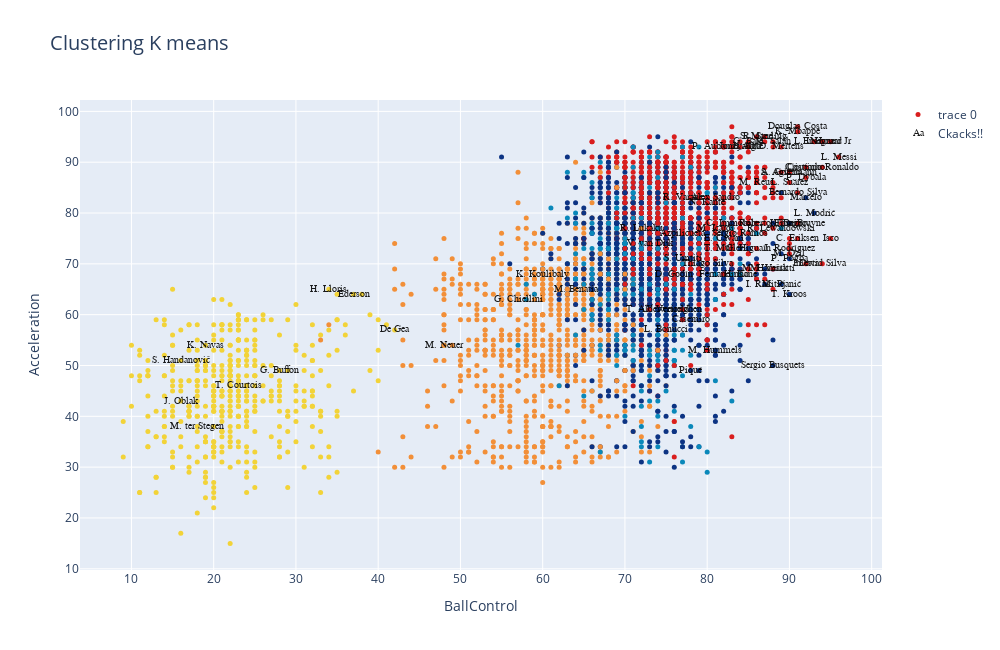

Write notebook code for a chart like this one.
### Code cell
#En Jupyter:
iplot(fig)
#plot(fig)

### Figure 1 — Plotly figure (JSON) as saved in the notebook; plotly's stock layout.template omitted (floating-point values rounded to 4 significant figures; data arrays with more than 128 entries replaced by an {"elided": "..."} marker saying what was removed)
{"data": [{"marker": {"color": {"elided": "4749 int values"}, "colorscale": [[0, "rgb(12,51,131)"], [0.25, "rgb(10,136,186)"], [0.5, "rgb(242,211,56)"], [0.75, "rgb(242,143,56)"], [1, "rgb(217,30,30)"]], "showscale": false, "size": 5}, "mode": "markers", "text": {"elided": "4749 str values"}, "type": "scatter", "x": {"elided": "4749 int values"}, "y": {"elided": "4749 int values"}}, {"mode": "text", "name": "Ckacks!!", "opacity": 0.9, "text": ["L. Messi", "Cristiano Ronaldo", "Neymar Jr", "De Gea", "K. De Bruyne", "E. Hazard", "L. Modrić", "L. Suárez", "Sergio Ramos", "J. Oblak", "R. Lewandowski", "T. Kroos", "D. Godín", "David Silva", "N. Kanté", "P. Dybala", "H. Kane", "A. Griezmann", "M. ter Stegen", "T. Courtois", "Sergio Busquets", "E. Cavani", "M. Neuer", "S. Agüero", "G. Chiellini", "K. Mbappé", "M. Salah", "Casemiro", "J. Rodríguez", "L. Insigne", "Isco", "C. Eriksen", "Coutinho", "P. Aubameyang", "M. Hummels", "Marcelo", "G. Bale", "H. Lloris", "G. Higuaín", "Thiago Silva", "S. Handanovič", "G. Buffon", "S. Umtiti", "M. Icardi", "K. Koulibaly", "P. Pogba", "K. Navas", "R. Lukaku", "C. Immobile", "Jordi Alba", "D. Mertens", "J. Vertonghen", "M. Hamšík", "I. Rakitić", "Piqué", "L. Sané", "Bernardo Silva", "Ederson", "S. Mané", "V. van Dijk", "R. Sterling", "Roberto Firmino", "R. Varane", "M. Verratti", "Alex Sandro", "Douglas Costa", "T. Müller", "Thiago", "M. Reus", "Azpilicueta", "L. Bonucci", "T. Alderweireld", "M. Pjanić", "M. Benatia", "M. Özil", "Fernandinho", "Iniesta"], "textfont": {"color": "black", "family": "sans serif", "size": 10}, "type": "scatter", "x": [96, 94, 95, 42, 91, 94, 93, 90, 84, 16, 89, 90, 76, 94, 80, 92, 84, 90, 18, 23, 88, 82, 48, 89, 57, 91, 88, 78, 90, 93, 95, 91, 92, 82, 81, 92, 85, 34, 85, 80, 16, 28, 77, 81, 60, 90, 19, 72, 83, 84, 89, 76, 87, 87, 78, 85, 91, 37, 86, 73, 87, 88, 77, 88, 81, 91, 82, 90, 86, 77, 75, 74, 89, 64, 90, 82, 92], "y": [91, 89, 94, 57, 78, 94, 80, 86, 76, 43, 77, 64, 68, 70, 82, 87, 68, 88, 38, 46, 50, 75, 54, 88, 63, 96, 94, 59, 73, 94, 75, 75, 89, 93, 53, 83, 94, 65, 73, 70, 51, 49, 71, 77, 68, 71, 54, 77, 78, 93, 93, 61, 69, 66, 49, 93, 84, 64, 95, 74, 95, 78, 83, 69, 83, 97, 73, 78, 86, 76, 57, 61, 66, 65, 72, 68, 70]}], "layout": {"autosize": false, "height": 650, "title": {"font": {"size": 20}, "text": "Clustering K means "}, "width": 1000, "xaxis": {"autorange": true, "range": [3.743, 101.3], "title": {"text": "BallControl"}, "type": "linear"}, "yaxis": {"autorange": true, "range": [9.761, 102.2], "title": {"text": "Acceleration"}, "type": "linear"}}}
